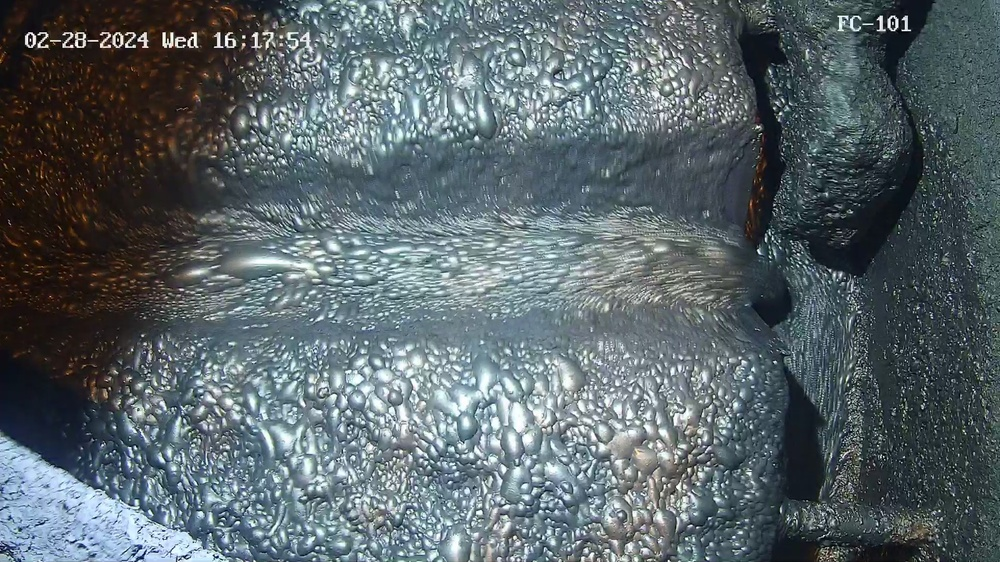
#> input picture noiser/_11.jpg, 1000 x 562 px, shrunk from 1920 x 1080 before the run, found by its file name
$ python fog_effect.py
#> lines starting #> are read from the running program, lines starting #| are printed output that depends on the picture
import numpy as np
from PIL import Image, ImageFilter
import os

def create_fog_effect_no_noise(image_path, output_image_path, output_mask_path, intensity=0.5):
    """
    Создаёт эффект пелены на изображении и маску пелены без использования библиотеки noise.

    :param image_path: Путь к исходному изображению.
    :param output_image_path: Путь для сохранения изображения с эффектом пелены.
    :param output_mask_path: Путь для сохранения маски пелены.
    :param intensity: Интенсивность пелены (значение от 0 до 1).
    """
#> called with image_path = './noiser/_11.jpg', intensity = 0.7
    # Загружаем изображение
    image = Image.open(image_path).convert("RGB")
#> image is the input picture: PIL image 1000x562 RGB; mean R, G, B 89.9, 101.5, 106
    width, height = image.size
#> width = 1000; height = 562

    # Генерация случайного шума
    random_noise = np.random.randint(0, 256, (height, width), dtype=np.uint8)

    # Применяем размытие к шуму, чтобы создать текстуру пелены
    fog_texture = Image.fromarray(random_noise).filter(ImageFilter.GaussianBlur(100))
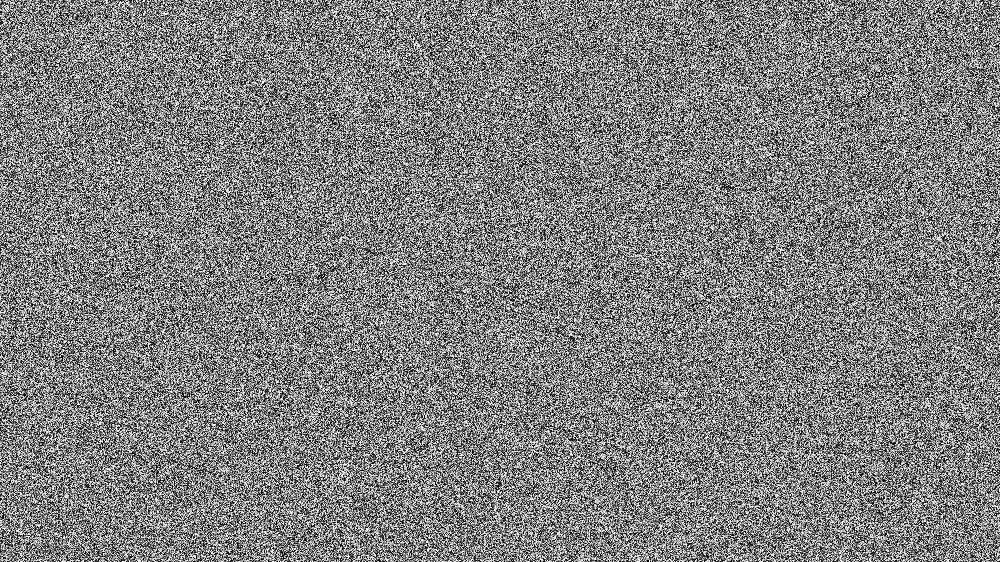
#> random_noise: shape (562, 1000); min 0, max 255, mean 127.5

    # Создаём маску пелены
    fog_mask = fog_texture.point(lambda x: x * intensity).convert("L")

    # Создаём пелену как полупрозрачный белый слой
    fog_layer = Image.new("RGB", (width, height), (21, 23, 25))
    fog_layer.putalpha(fog_mask)
#> fog_layer: PIL image 1000x562 RGBA

    # Накладываем пелену на изображение
    image_with_fog = Image.alpha_composite(image.convert("RGBA"), fog_layer)
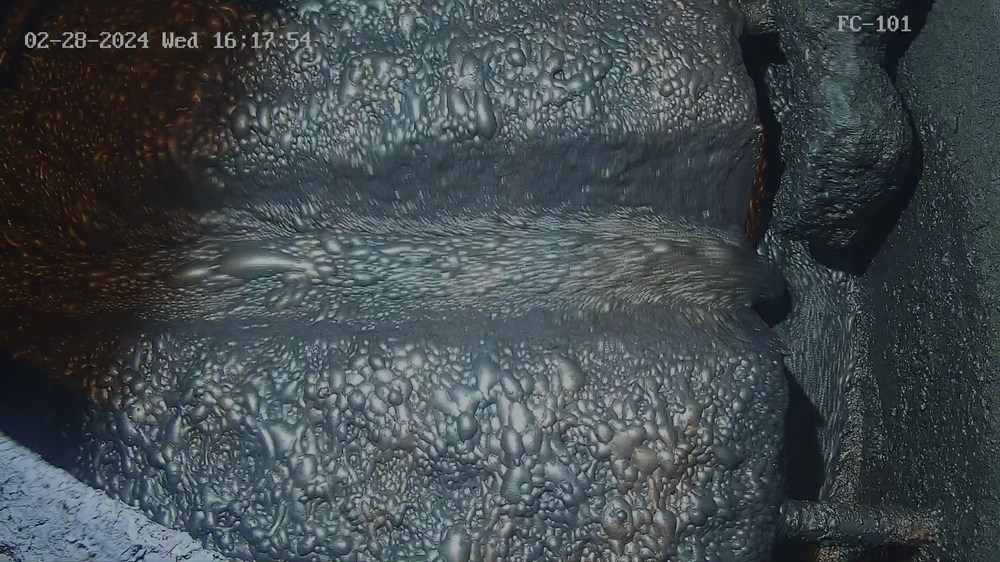
#> image_with_fog: PIL image 1000x562 RGBA; mean R, G, B, A 65.8, 74, 77.7, 255

    # Сохраняем изображение с эффектом пелены и маску
    image_with_fog.convert("RGB").save(output_image_path, format="JPEG")
    fog_mask.save(output_mask_path, format="PNG")
    print(f"Сохранены изображения: {output_image_path}, {output_mask_path}")

# Пример использования
image_path = "./noiser/_11.jpg"  # Входное изображение
output_image_path = "./dirty_spots_images/fog_effect_no_noise_image.jpg"  # Изображение с эффектом пелены
output_mask_path = "./dirty_spots_images/fog_effect_no_noise_mask.png"  # Маска пелены

create_fog_effect_no_noise(image_path, output_image_path, output_mask_path, intensity=0.7)

$ run again, with train18/train18/train_batch0.jpg copied over noiser/_11.jpg
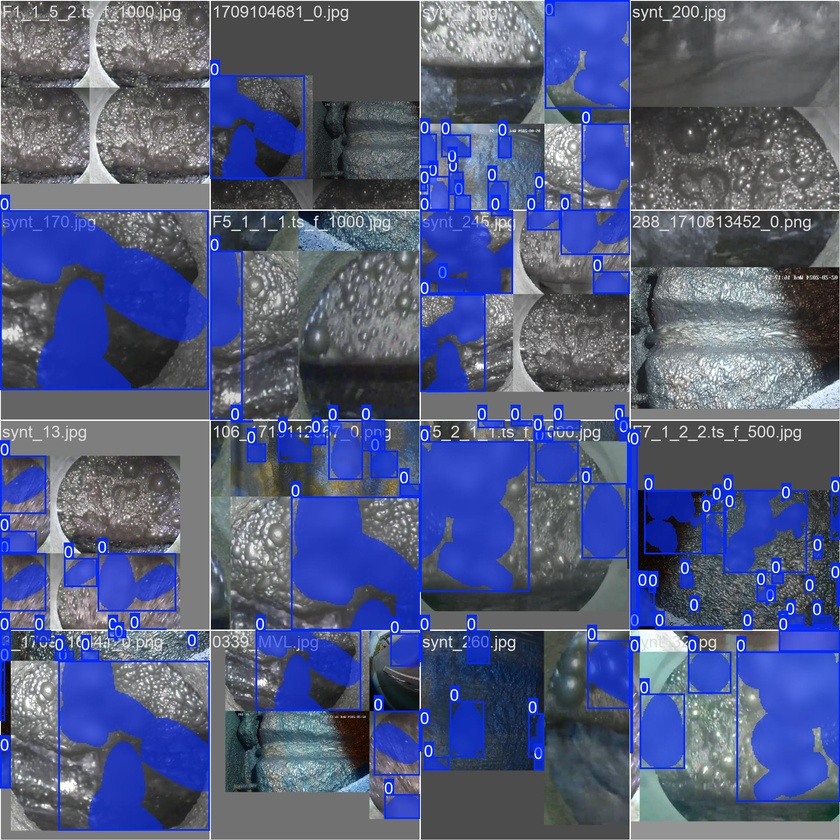
#> input picture train18/train18/train_batch0.jpg, 840 x 840 px, shrunk from 1920 x 1920 before the run, found by its file name
#> in create_fog_effect_no_noise, image is the input picture: PIL image 840x840 RGB; mean R, G, B 83.3, 92.1, 127.5
#> in create_fog_effect_no_noise, `fog_texture = Image.fromarray(random_noise).filter(ImageFilter.Gaussia..`:
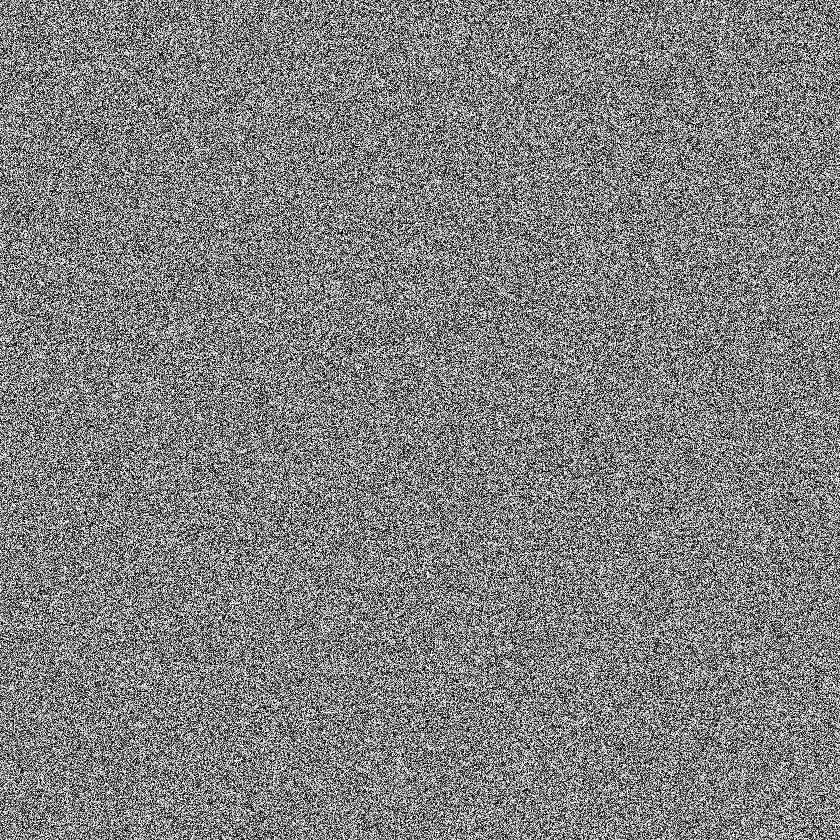
#> random_noise: shape (840, 840); min 0, max 255, mean 127.6
#> in create_fog_effect_no_noise, `image_with_fog = Image.alpha_composite(image.convert("RGBA"), fog_layer)`:
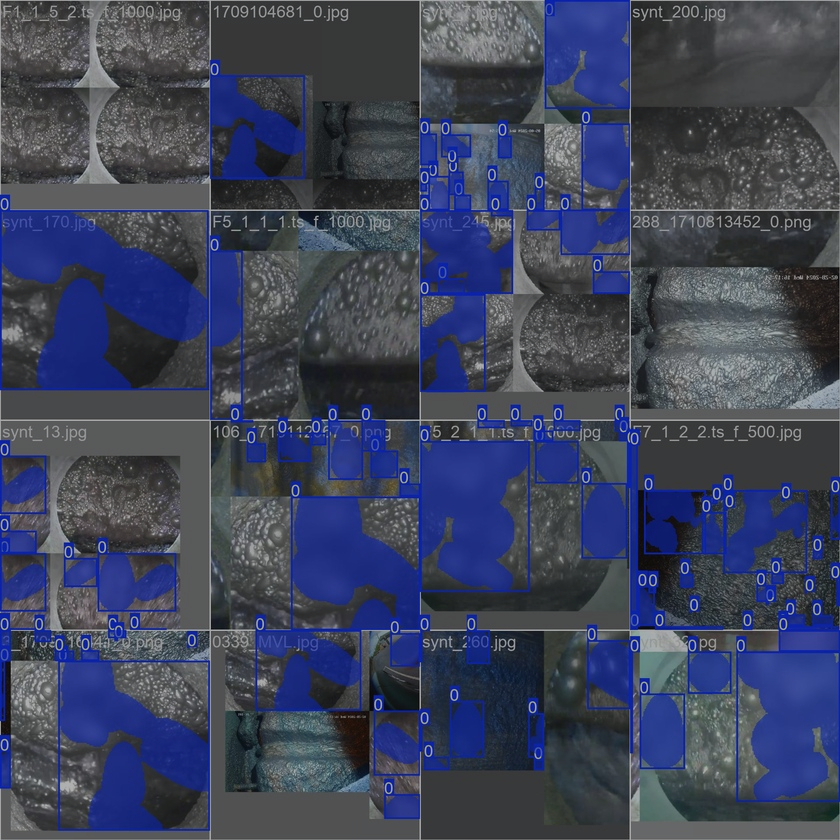
#> image_with_fog: PIL image 840x840 RGBA; mean R, G, B, A 61.4, 67.8, 91.5, 255

$ run again, with train18/train18/train_batch1.jpg copied over noiser/_11.jpg
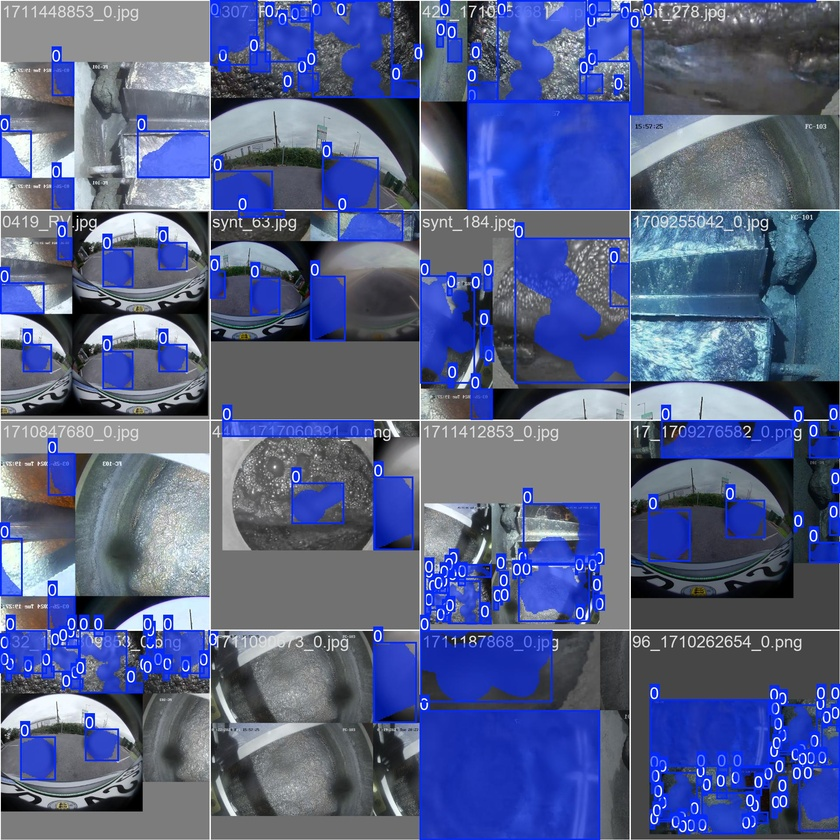
#> input picture train18/train18/train_batch1.jpg, 840 x 840 px, shrunk from 1920 x 1920 before the run, found by its file name
#> in create_fog_effect_no_noise, image is the input picture: PIL image 840x840 RGB; mean R, G, B 86.6, 98, 138
#> in create_fog_effect_no_noise, `fog_texture = Image.fromarray(random_noise).filter(ImageFilter.Gaussia..`:
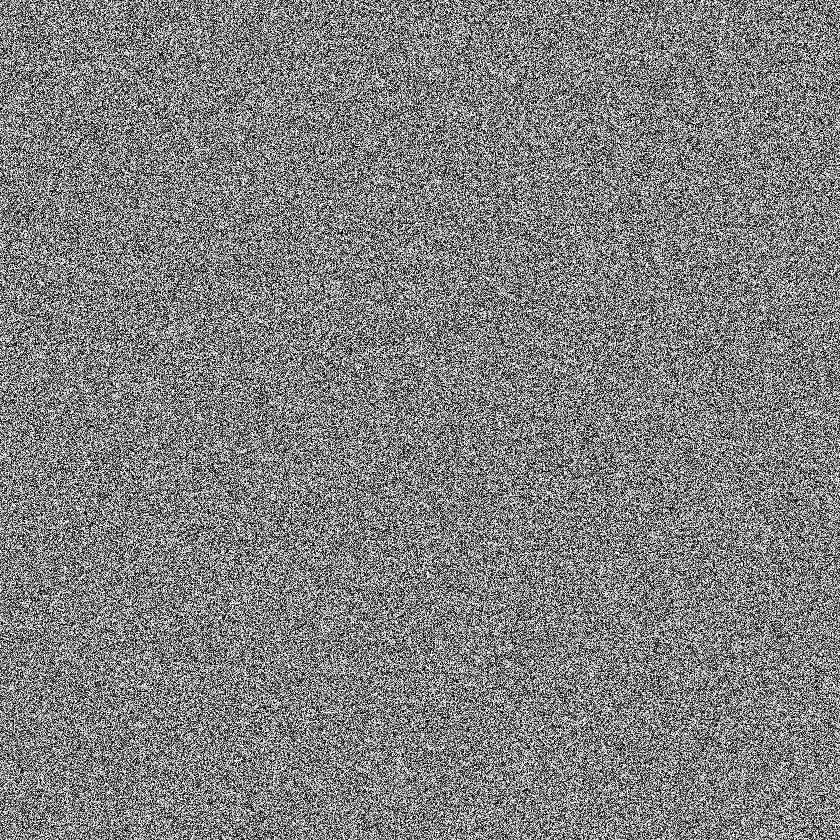
#> random_noise: shape (840, 840); min 0, max 255, mean 127.6
#> in create_fog_effect_no_noise, `image_with_fog = Image.alpha_composite(image.convert("RGBA"), fog_layer)`:
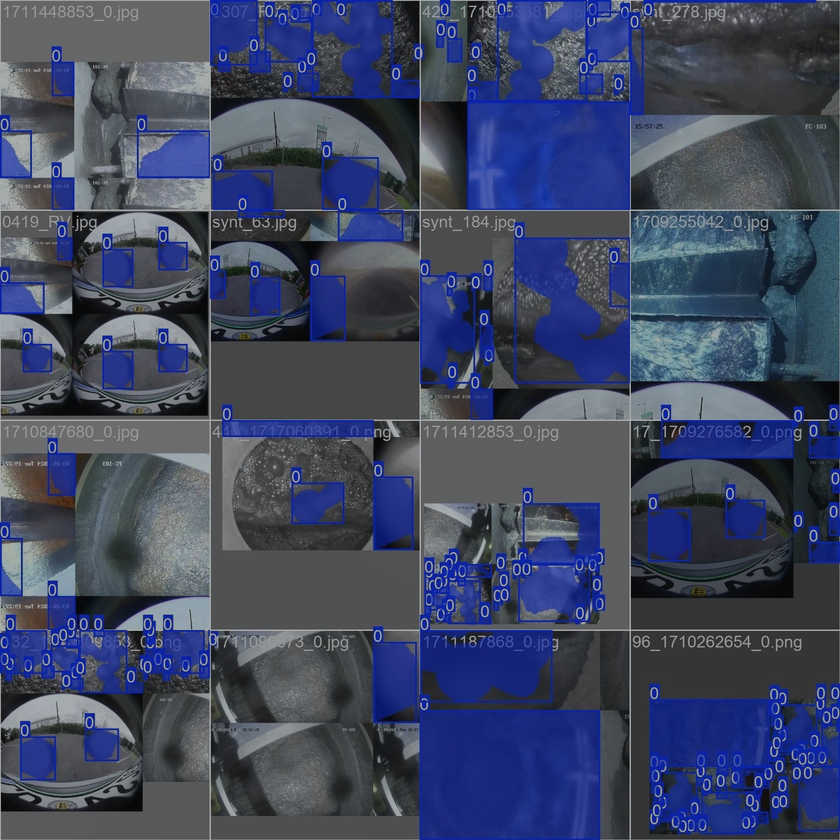
#> image_with_fog: PIL image 840x840 RGBA; mean R, G, B, A 63.5, 71.6, 98.3, 255
